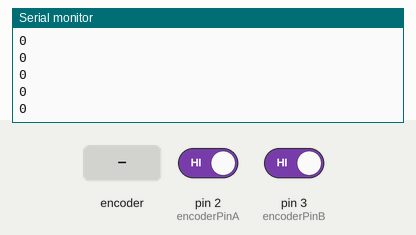
The sketch below on a simulated Arduino Uno, built with avr-gcc and run on an emulated ATmega328P. On the bench: the last lines printed to the serial monitor. Inputs (shaded band) come from the test bench; at power-on: pin 2 (encoderPinA) HIGH, pin 3 (encoderPinB) HIGH.

Above: at 1.2 s.
1.3 s: rotary encoder on pin 2 (encoderPinA) / pin 3 (encoderPinB) turned 1 step (first pin leading)
At 1.41 s:
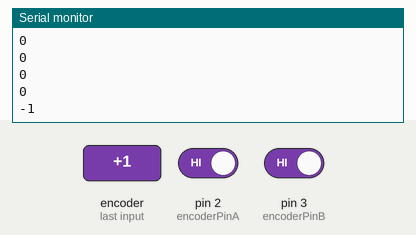
3.0 s: rotary encoder on pin 2 (encoderPinA) / pin 3 (encoderPinB) turned 1 step (first pin leading)
At 3.11 s:
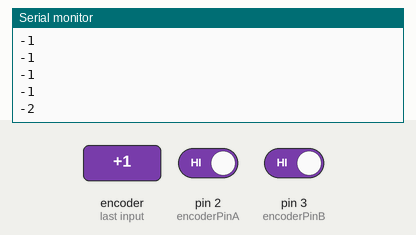
Timing chart, 0 to 6.0 s (numbered marks = the images above; inputs shaded):
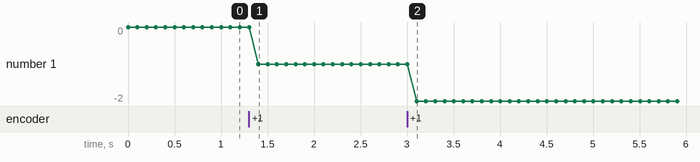

The sketch:

CalculatePositionFromEncoder.ino
```cpp
#include <util/atomic.h> // For the ATOMIC_BLOCK macro

const int encoderPinA = 2;
const int encoderPinB = 3;

volatile int position = 0; // specify position as volatile
int printPosition= 0;

void setup() {
  Serial.begin(9600);
  pinMode(encoderPinA,INPUT);
  pinMode(encoderPinB,INPUT);
  attachInterrupt(digitalPinToInterrupt(encoderPinA),readEncoder,RISING);
}

void loop() {
  // Read the positiontion in an atomic block to avoid a potential
  // misread if the interrupt coincides with this code running
  // see: https://www.arduino.cc/reference/en/language/variables/variable-scope-qualifiers/volatile/

  ATOMIC_BLOCK(ATOMIC_RESTORESTATE) {
    printPosition= position;
  }

  Serial.println(printPosition);
  delay(100);

}

void readEncoder(){
  int encoderB = digitalRead(encoderPinB);
  if(encoderB > 0){
    position++;
  }
  else{
    position--;
  }
}
```

Measured:
- after the input at 1.3 s, the serial monitor: prints a new line after 0.10 s (image 1)
- after the input at 3.0 s, the serial monitor: prints a new line after 0.10 s (image 2)
- plotted number 1: 0 → -1 after the input at 1.3 s, -1 → -2 after the input at 3.0 s
